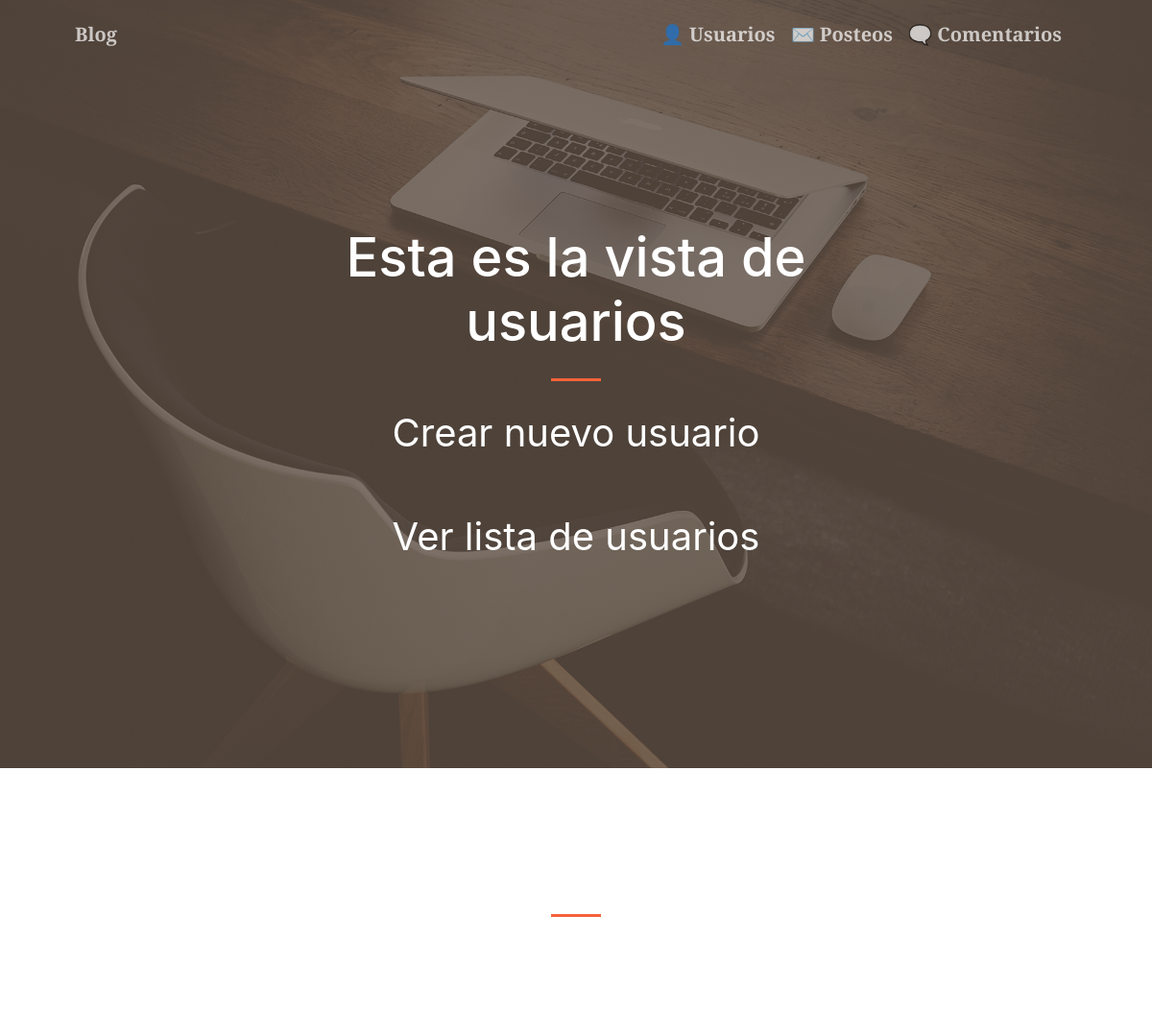
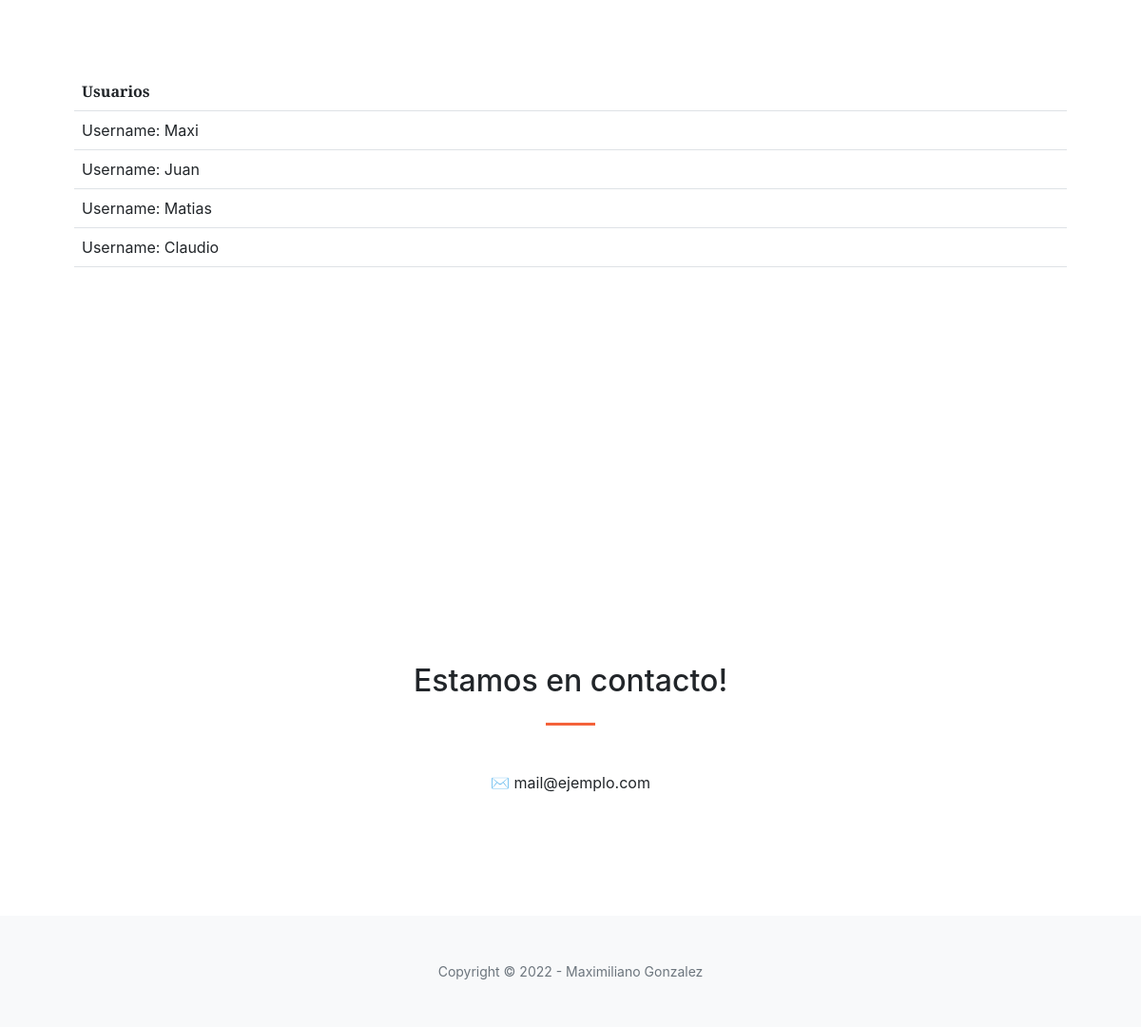
Screenshot of /usuarios/ with the database file from the repository (2 pictures, top to bottom).
### blog_app/models.py (models this page shows, shortened)
class Usuario(models.Model):
    usuario = models.CharField(max_length=64)
    contrasenia = models.CharField(max_length=64)
    mail = models.EmailField()
    nombre = models.CharField(max_length=64)
    apellido = models.CharField(max_length=64)
    fecha_nacimiento = models.DateField()

### blog_app/views.py (the view)
# urls.py: path("usuarios/", usuarios, name="usuarios"),
def usuarios(request):
    contexto = {'usuarios' : Usuario.objects.all()}
    return render(
        request=request,
        template_name='blog_app/usuarios.html',
        context=contexto,
    )

### blog_app/templates/blog_app/usuarios.html
{% extends "blog_app/base.html" %}
{% block contenido %}
<header class="masthead">
    <div class="container px-4 px-lg-5 h-100">
        <div class="row gx-4 gx-lg-5 h-100 align-items-center justify-content-center text-center">
            <div class="col-lg-8 align-self-end">
                <h1 class="text-white font-weight-bold">Esta es la vista de usuarios</h1>
                <hr class="divider" />
            </div>
            <div class="col-lg-8 align-self-baseline">
                <p class="text-white-75 mb-5"><a href="{% url 'crear_usuarios' %}" class="text-white font-weight-bold" style="text-decoration: none; font-size:40px">Crear nuevo usuario</a></p>
                <p class="text-white-75 mb-5"><a href="#usuarios" class="text-white font-weight-bold" style="text-decoration: none; font-size:40px">Ver lista de usuarios</a></p>
            </div>
        </div>
    </div>
</header>
{% endblock contenido %}
{% block posteos %}
<section class="page-section" id="usuarios">
    <table class="table">
        <body>
            <tr>
                <th>Usuarios</th>
            </tr>
                {% for usuario in usuarios %}
                <tr>
                    <td>Username: {{usuario.usuario}}<br>
                    </td>
                </tr>
                {% endfor %}
        </body>
    </table>
</section>
{% endblock posteos %}

### rows the page displays
Usuario: usuario "Maxi"
Usuario: usuario "Juan"
Usuario: usuario "Matias"
Usuario: usuario "Claudio"
